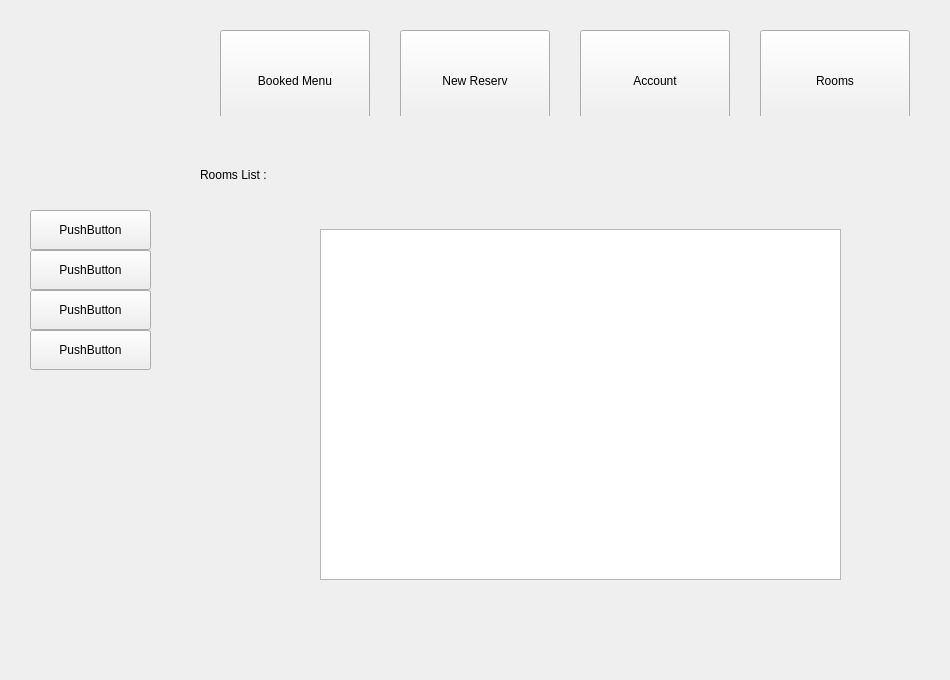
<?xml version="1.0" encoding="UTF-8"?>
<ui version="4.0">
 <class>MainWindow</class>
 <widget class="QMainWindow" name="MainWindow">
  <property name="geometry">
   <rect>
    <x>0</x>
    <y>0</y>
    <width>950</width>
    <height>680</height>
   </rect>
  </property>
  <property name="minimumSize">
   <size>
    <width>950</width>
    <height>680</height>
   </size>
  </property>
  <property name="maximumSize">
   <size>
    <width>950</width>
    <height>680</height>
   </size>
  </property>
  <property name="windowTitle">
   <string>MainWindow</string>
  </property>
  <property name="styleSheet">
   <string notr="true"/>
  </property>
  <widget class="QWidget" name="centralwidget">
   <widget class="QWidget" name="topBar" native="true">
    <property name="geometry">
     <rect>
      <x>20</x>
      <y>20</y>
      <width>911</width>
      <height>96</height>
     </rect>
    </property>
    <property name="sizePolicy">
     <sizepolicy hsizetype="Preferred" vsizetype="Preferred">
      <horstretch>0</horstretch>
      <verstretch>0</verstretch>
     </sizepolicy>
    </property>
    <property name="styleSheet">
     <string notr="true"/>
    </property>
    <widget class="QPushButton" name="newReserv">
     <property name="geometry">
      <rect>
       <x>380</x>
       <y>10</y>
       <width>150</width>
       <height>101</height>
      </rect>
     </property>
     <property name="minimumSize">
      <size>
       <width>150</width>
       <height>78</height>
      </size>
     </property>
     <property name="maximumSize">
      <size>
       <width>150</width>
       <height>16777215</height>
      </size>
     </property>
     <property name="text">
      <string>New Reserv</string>
     </property>
    </widget>
    <widget class="QPushButton" name="account">
     <property name="geometry">
      <rect>
       <x>560</x>
       <y>10</y>
       <width>150</width>
       <height>101</height>
      </rect>
     </property>
     <property name="sizePolicy">
      <sizepolicy hsizetype="Minimum" vsizetype="Fixed">
       <horstretch>0</horstretch>
       <verstretch>0</verstretch>
      </sizepolicy>
     </property>
     <property name="minimumSize">
      <size>
       <width>150</width>
       <height>78</height>
      </size>
     </property>
     <property name="maximumSize">
      <size>
       <width>150</width>
       <height>16777215</height>
      </size>
     </property>
     <property name="text">
      <string>Account</string>
     </property>
    </widget>
    <widget class="QPushButton" name="rooms">
     <property name="geometry">
      <rect>
       <x>740</x>
       <y>10</y>
       <width>150</width>
       <height>101</height>
      </rect>
     </property>
     <property name="minimumSize">
      <size>
       <width>150</width>
       <height>78</height>
      </size>
     </property>
     <property name="maximumSize">
      <size>
       <width>150</width>
       <height>16777215</height>
      </size>
     </property>
     <property name="text">
      <string>Rooms</string>
     </property>
    </widget>
    <widget class="QPushButton" name="bookedMenu">
     <property name="geometry">
      <rect>
       <x>200</x>
       <y>10</y>
       <width>150</width>
       <height>101</height>
      </rect>
     </property>
     <property name="sizePolicy">
      <sizepolicy hsizetype="Minimum" vsizetype="Fixed">
       <horstretch>0</horstretch>
       <verstretch>0</verstretch>
      </sizepolicy>
     </property>
     <property name="minimumSize">
      <size>
       <width>150</width>
       <height>78</height>
      </size>
     </property>
     <property name="maximumSize">
      <size>
       <width>150</width>
       <height>16777215</height>
      </size>
     </property>
     <property name="text">
      <string>Booked Menu</string>
     </property>
    </widget>
   </widget>
   <widget class="QStackedWidget" name="mainContainer">
    <property name="geometry">
     <rect>
      <x>170</x>
      <y>139</y>
      <width>751</width>
      <height>511</height>
     </rect>
    </property>
    <property name="styleSheet">
     <string notr="true"/>
    </property>
    <widget class="QWidget" name="page">
     <widget class="QLabel" name="roomsList">
      <property name="geometry">
       <rect>
        <x>30</x>
        <y>20</y>
        <width>151</width>
        <height>31</height>
       </rect>
      </property>
      <property name="text">
       <string>Rooms List : </string>
      </property>
     </widget>
     <widget class="QTableView" name="tableView">
      <property name="geometry">
       <rect>
        <x>150</x>
        <y>90</y>
        <width>521</width>
        <height>351</height>
       </rect>
      </property>
     </widget>
    </widget>
    <widget class="QWidget" name="page_2"/>
   </widget>
   <widget class="QStackedWidget" name="leftBar">
    <property name="geometry">
     <rect>
      <x>30</x>
      <y>130</y>
      <width>121</width>
      <height>521</height>
     </rect>
    </property>
    <property name="styleSheet">
     <string notr="true"/>
    </property>
    <widget class="QWidget" name="page_3">
     <widget class="QPushButton" name="pushButton">
      <property name="geometry">
       <rect>
        <x>0</x>
        <y>80</y>
        <width>121</width>
        <height>40</height>
       </rect>
      </property>
      <property name="minimumSize">
       <size>
        <width>0</width>
        <height>40</height>
       </size>
      </property>
      <property name="maximumSize">
       <size>
        <width>16777215</width>
        <height>40</height>
       </size>
      </property>
      <property name="styleSheet">
       <string notr="true"/>
      </property>
      <property name="text">
       <string>PushButton</string>
      </property>
     </widget>
     <widget class="QPushButton" name="pushButton_2">
      <property name="geometry">
       <rect>
        <x>0</x>
        <y>120</y>
        <width>121</width>
        <height>40</height>
       </rect>
      </property>
      <property name="minimumSize">
       <size>
        <width>0</width>
        <height>40</height>
       </size>
      </property>
      <property name="maximumSize">
       <size>
        <width>16777215</width>
        <height>40</height>
       </size>
      </property>
      <property name="styleSheet">
       <string notr="true">#pushButton:focus {
  background-color: white;
}</string>
      </property>
      <property name="text">
       <string>PushButton</string>
      </property>
     </widget>
     <widget class="QPushButton" name="pushButton_3">
      <property name="geometry">
       <rect>
        <x>0</x>
        <y>160</y>
        <width>121</width>
        <height>40</height>
       </rect>
      </property>
      <property name="minimumSize">
       <size>
        <width>0</width>
        <height>40</height>
       </size>
      </property>
      <property name="maximumSize">
       <size>
        <width>16777215</width>
        <height>40</height>
       </size>
      </property>
      <property name="text">
       <string>PushButton</string>
      </property>
     </widget>
     <widget class="QPushButton" name="pushButton_4">
      <property name="geometry">
       <rect>
        <x>0</x>
        <y>200</y>
        <width>121</width>
        <height>40</height>
       </rect>
      </property>
      <property name="minimumSize">
       <size>
        <width>0</width>
        <height>40</height>
       </size>
      </property>
      <property name="maximumSize">
       <size>
        <width>16777215</width>
        <height>40</height>
       </size>
      </property>
      <property name="text">
       <string>PushButton</string>
      </property>
     </widget>
    </widget>
    <widget class="QWidget" name="page_4"/>
   </widget>
  </widget>
 </widget>
 <resources/>
 <connections/>
</ui>
